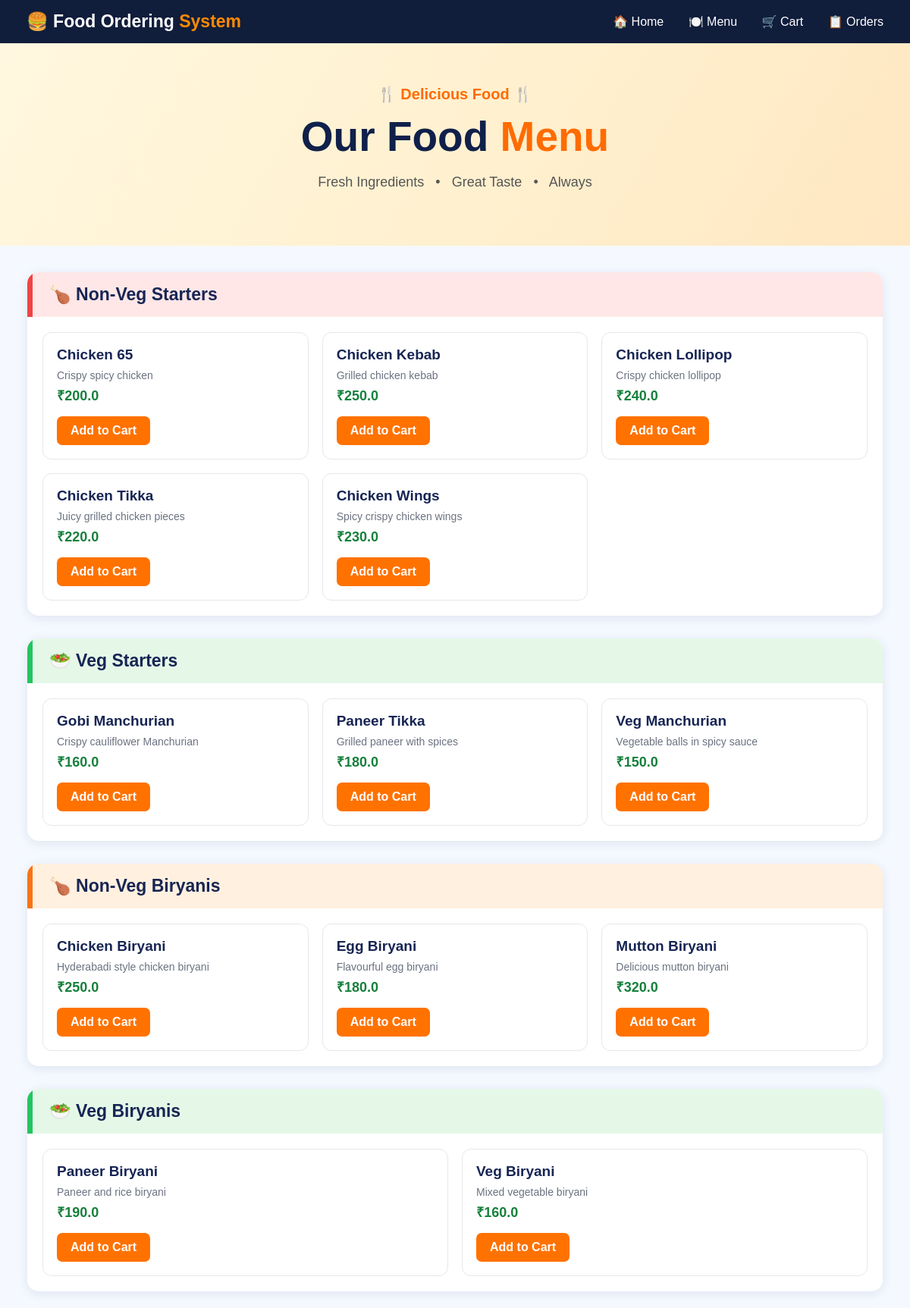
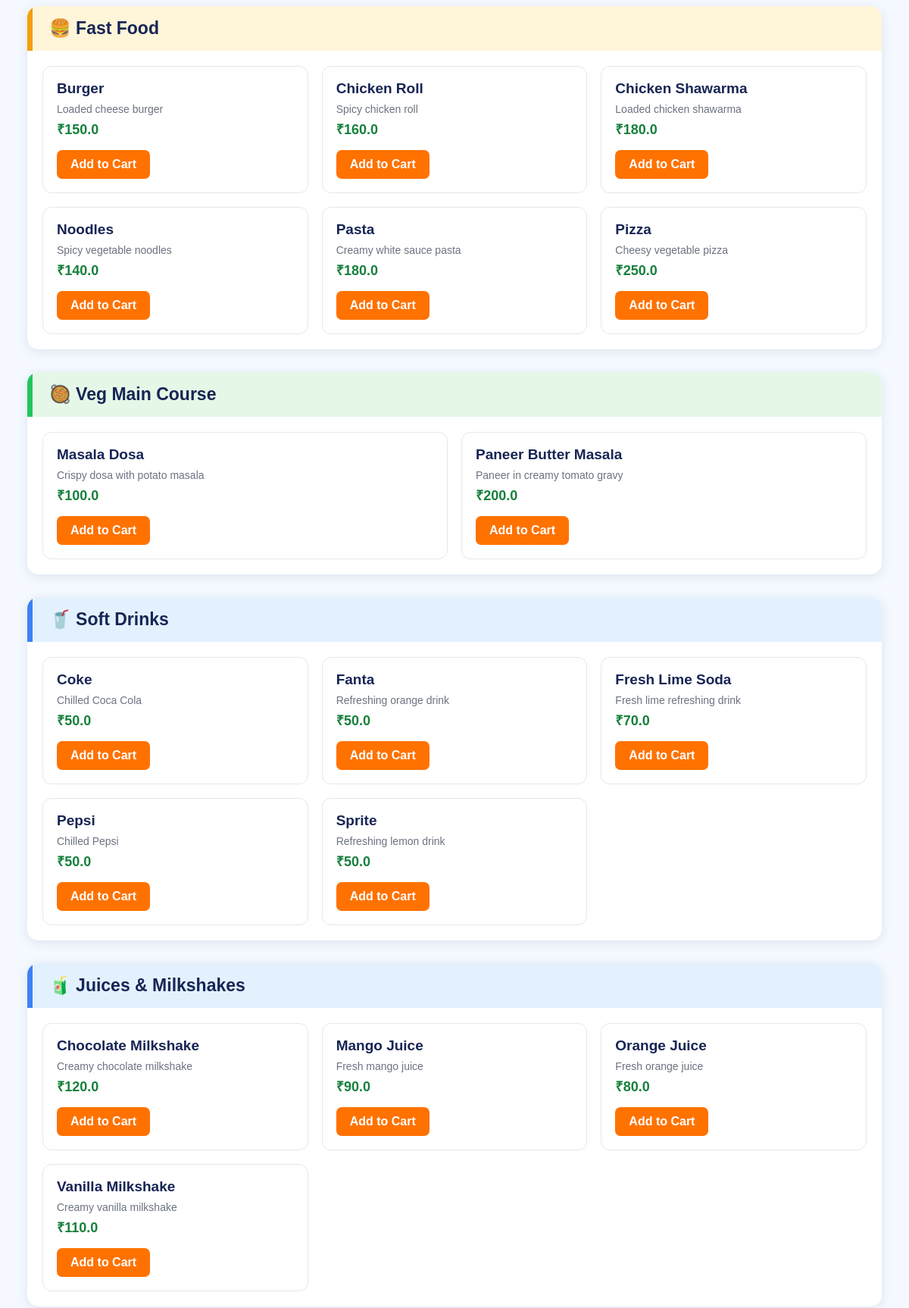
/menu (signed in, upper part), run on the app's committed database (2 pictures, top to bottom).
### tables this page shows
CREATE TABLE foods (
            id INTEGER PRIMARY KEY AUTOINCREMENT,
            name TEXT NOT NULL,
            description TEXT NOT NULL,
            price REAL NOT NULL,
            category TEXT NOT NULL
        );

### app.py (the view)
@app.route("/menu")
def menu():
    if not is_logged_in():
        return redirect("/login")
    conn = get_db_connection()
    cursor = conn.cursor()
    cursor.execute("""
        SELECT *
        FROM foods
        ORDER BY category, name
    """)
    foods = cursor.fetchall()
    conn.close()
    return render_template("menu.html", foods=foods)

### app.py (called while the page is built)
def get_db_connection():
    conn = sqlite3.connect("food.db")
    return conn

def is_logged_in():
    return "username" in session

### templates/menu.html (shortened to what this page needs)
<!DOCTYPE html>
<html>
<head>
</head>
<body>
    <nav>
        <div class="logo">
            🍔 Food Ordering <span>System</span>
        </div>
        <div>
            <a href="/">
                🏠 Home
            </a>
            <a href="/menu">
                🍽️ Menu
            </a>
            <a href="/cart">
                🛒 Cart
            </a>
            <a href="/orders">
                📋 Orders
            </a>
        </div>
    </nav>
    <div class="hero">
        <div class="hero-small">
            🍴 Delicious Food 🍴
        </div>
        <h1>
            Our Food <span>Menu</span>
        </h1>
        <p>
            Fresh Ingredients &nbsp; • &nbsp;
            Great Taste &nbsp; • &nbsp;
            Always
        </p>
    </div>
    <div class="menu-container">
        <div class="category">
            <div class="category-title nonveg">
                🍗 Non-Veg Starters
            </div>
            <div class="food-grid">
                {% for food in foods %}
                {% if food[4] == "Non-Veg Starters" %}
                <div class="food-card">
                    <h3>
                        {{ food[1] }}
                    </h3>
                    <p>
                        {{ food[2] }}
                    </p>
                    <p class="price">
                        ₹{{ food[3] }}
                    </p>
                    <a class="add-button" href="/add-to-cart/{{ food[0] }}">
                        Add to Cart
                    </a>
                </div>
                {% endif %}
                {% endfor %}
            </div>
        </div>
        <div class="category">
            <div class="category-title veg">
                🥗 Veg Starters
            </div>
            <div class="food-grid">
                {% for food in foods %}
                {% if food[4] == "Veg Starters" %}
                <div class="food-card">
                    <h3>
                        {{ food[1] }}
                    </h3>
                    <p>
                        {{ food[2] }}
                    </p>
                    <p class="price">
                        ₹{{ food[3] }}
                    </p>
                    <a class="add-button" href="/add-to-cart/{{ food[0] }}">
                        Add to Cart
                    </a>
                </div>
                {% endif %}
                {% endfor %}
            </div>
        </div>
        <div class="category">
            <div class="category-title biryani">
                🍗 Non-Veg Biryanis
            </div>
            <div class="food-grid">
                {% for food in foods %}
                {% if food[4] == "Non-Veg Biryanis" %}
                <div class="food-card">
                    <h3>
                        {{ food[1] }}
                    </h3>
                    <p>
                        {{ food[2] }}
                    </p>
                    <p class="price">
                        ₹{{ food[3] }}
                    </p>
                    <a class="add-button" href="/add-to-cart/{{ food[0] }}">
                        Add to Cart
                    </a>
                </div>
                {% endif %}
                {% endfor %}
            </div>
        </div>
        <div class="category">
            <div class="category-title veg">
                🥗 Veg Biryanis
            </div>
            <div class="food-grid">
                {% for food in foods %}
                {% if food[4] == "Veg Biryanis" %}
                <div class="food-card">
                    <h3>
                        {{ food[1] }}
                    </h3>
                    <p>
                        {{ food[2] }}
                    </p>
                    <p class="price">
                        ₹{{ food[3] }}
                    </p>
                    <a class="add-button" href="/add-to-cart/{{ food[0] }}">
                        Add to Cart
                    </a>
                </div>
                {% endif %}
                {% endfor %}
            </div>
        </div>
        <div class="category">
            <div class="category-title fastfood">
                🍔 Fast Food
            </div>
            <div class="food-grid">
                {% for food in foods %}
                {% if food[4] == "Fast Food" %}
                <div class="food-card">
                    <h3>
                        {{ food[1] }}
                    </h3>
                    <p>
                        {{ food[2] }}
                    </p>
                    <p class="price">
                        ₹{{ food[3] }}
                    </p>
                    <a class="add-button" href="/add-to-cart/{{ food[0] }}">
                        Add to Cart
                    </a>
                </div>
                {% endif %}
                {% endfor %}
            </div>
        </div>
        <div class="category">
            <div class="category-title veg">
                🥘 Veg Main Course
            </div>
            <div class="food-grid">
                {% for food in foods %}
                {% if food[4] == "Veg Main Course" %}
                <div class="food-card">
                    <h3>
                        {{ food[1] }}
                    </h3>
                    <p>
                        {{ food[2] }}
                    </p>
                    <p class="price">
                        ₹{{ food[3] }}
                    </p>
                    <a class="add-button" href="/add-to-cart/{{ food[0] }}">
                        Add to Cart
                    </a>
                </div>
                {% endif %}
                {% endfor %}
            </div>
        </div>
        <div class="category">
            <div class="category-title drinks">
                🥤 Soft Drinks
            </div>
            <div class="food-grid">
                {% for food in foods %}
                {% if food[4] == "Soft Drinks" %}
                <div class="food-card">
                    <h3>
                        {{ food[1] }}
                    </h3>
                    <p>
                        {{ food[2] }}
                    </p>
                    <p class="price">
                        ₹{{ food[3] }}
                    </p>
                    <a class="add-button" href="/add-to-cart/{{ food[0] }}">
                        Add to Cart
                    </a>
                </div>
                {% endif %}
                {% endfor %}
            </div>
        </div>
        <div class="category">
            <div class="category-title drinks">
                🧃 Juices & Milkshakes
            </div>
            <div class="food-grid">
                {% for food in foods %}
                {% if food[4] == "Juices & Milkshakes" %}
                <div class="food-card">
                    <h3>
                        {{ food[1] }}
                    </h3>
                    <p>
                        {{ food[2] }}
                    </p>
                    <p class="price">
                        ₹{{ food[3] }}
                    </p>
                    <a class="add-button" href="/add-to-cart/{{ food[0] }}">
                        Add to Cart
                    </a>
                </div>
                {% endif %}
                {% endfor %}
            </div>
        </div>
    </div>
</body>
</html>

### templates/menu.html (style rules this page uses)
* { box-sizing: border-box; }
body { margin: 0; font-family: Arial, sans-serif; background: #f5f9ff; color: #172554; }
nav { background: #101d3b; padding: 15px 35px; display: flex; align-items: center; position: sticky; top: 0; z-index: 100; }
.logo { color: white; font-size: 23px; font-weight: bold; margin-right: auto; }
.logo span { color: #ff8a00; }
nav a { color: white; text-decoration: none; margin-left: 28px; font-size: 16px; }
.hero { background: linear-gradient(120deg, #fff7df, #fff1d0, #ffe7c2); padding: 55px 30px; text-align: center; }
.hero-small { color: #ff6b00; font-size: 20px; font-weight: bold; }
.hero h1 { font-size: 55px; margin: 12px 0; color: #10204a; }
.hero h1 span { color: #ff6b00; }
.hero p { font-size: 18px; color: #555; }
.menu-container { width: 94%; max-width: 1400px; margin: 35px auto; }
.category { background: white; border-radius: 15px; margin-bottom: 30px; overflow: hidden; box-shadow: 0 3px 15px #dce3ef; }
.category-title { padding: 16px 22px; display: flex; align-items: center; font-size: 23px; font-weight: bold; color: #172554; }
.nonveg { background: #ffe7e7; border-left: 7px solid #ef4444; }
.veg { background: #e5f8e8; border-left: 7px solid #22c55e; }
.biryani { background: #fff0df; border-left: 7px solid #f97316; }
.fastfood { background: #fff5d9; border-left: 7px solid #f59e0b; }
.drinks { background: #e3f1ff; border-left: 7px solid #3b82f6; }
.food-grid { display: grid; grid-template-columns: repeat(auto-fit, minmax(280px, 1fr)); gap: 18px; padding: 20px; }
.food-card { border: 1px solid #e5e7eb; border-radius: 12px; padding: 18px; background: white; transition: 0.2s; }
.food-card h3 { margin: 0 0 8px 0; color: #172554; font-size: 19px; }
.food-card p { color: #6b7280; margin: 6px 0; font-size: 14px; }
.price { color: #16803c !important; font-size: 18px !important; font-weight: bold; }
.add-button { display: inline-block; margin-top: 10px; background: #ff7200; color: white; text-decoration: none; padding: 10px 18px; border-radius: 7px; font-weight: bold; }

### data on the page
foods: name "Chicken 65", description "Crispy spicy chicken", price "200.0"
foods: name "Chicken Kebab", description "Grilled chicken kebab", price "250.0"
foods: name "Chicken Lollipop", description "Crispy chicken lollipop", price "240.0"
foods: name "Chicken Tikka", description "Juicy grilled chicken pieces", price "220.0"
foods: name "Chicken Wings", description "Spicy crispy chicken wings", price "230.0"
foods: name "Gobi Manchurian", description "Crispy cauliflower Manchurian", price "160.0"
foods: name "Paneer Tikka", description "Grilled paneer with spices", price "180.0"
foods: name "Veg Manchurian", description "Vegetable balls in spicy sauce", price "150.0"
foods: name "Chicken Biryani", description "Hyderabadi style chicken biryani", price "250.0"
foods: name "Egg Biryani", description "Flavourful egg biryani", price "180.0"
foods: name "Mutton Biryani", description "Delicious mutton biryani", price "320.0"
foods: name "Paneer Biryani", description "Paneer and rice biryani", price "190.0"
foods: name "Veg Biryani", description "Mixed vegetable biryani", price "160.0"
foods: name "Burger", description "Loaded cheese burger", price "150.0"
foods: name "Chicken Roll", description "Spicy chicken roll", price "160.0"
foods: name "Chicken Shawarma", description "Loaded chicken shawarma", price "180.0"
foods: name "Noodles", description "Spicy vegetable noodles", price "140.0"
foods: name "Pasta", description "Creamy white sauce pasta", price "180.0"
foods: name "Pizza", description "Cheesy vegetable pizza", price "250.0"
foods: name "Masala Dosa", description "Crispy dosa with potato masala", price "100.0"
foods: name "Paneer Butter Masala", description "Paneer in creamy tomato gravy", price "200.0"
foods: name "Coke", description "Chilled Coca Cola", price "50.0"
foods: name "Fanta", description "Refreshing orange drink", price "50.0"
foods: name "Fresh Lime Soda", description "Fresh lime refreshing drink", price "70.0"
foods: name "Pepsi", description "Chilled Pepsi", price "50.0"
foods: name "Sprite", description "Refreshing lemon drink", price "50.0"
foods: name "Chocolate Milkshake", description "Creamy chocolate milkshake", price "120.0"
foods: name "Mango Juice", description "Fresh mango juice", price "90.0"
foods: name "Orange Juice", description "Fresh orange juice", price "80.0"
foods: name "Vanilla Milkshake", description "Creamy vanilla milkshake", price "110.0"
